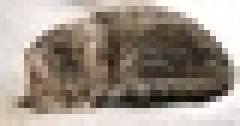
#> input picture spring_2026/project1_release/option_A/sleeping-cat.jpeg, 40 x 21 px, shrunk from 310 x 163 before the run (shown 6 times larger); the run also reads 1 picture not shown here
$ jupyter execute --allow-errors option_a_exploration.ipynb   (shell and % lines are left out)
#> lines starting #> are read from the running program, lines starting #| are printed output that depends on the picture
# Option A Exploration

This notebook contains the exploration component for Option A, due the week after the main notebook. Choose something related to the topics covered in the main notebook and build something creative or interesting.

_For this notebook some helpful staring points for the extension include:_
* **Advanced filter methods:** Build on the filters from this notebook to  emulate filters from social media or photo-editing apps!
* **Advanced image recognition techniques:** Extend the object detection problem to be more general, handle more objects, etx

For more detailed instructions, please see the [Project 1 Guidelines](https://docs.google.com/document/d/1_yLzSePaVH2OrQgzZsu-1sZ4ez1Da9_tFzZFM3LCarQ/edit?usp=sharing)

## Review of current methods (10 points)
Once you’ve selected a topic or project idea, explore the literature space. Has there been academic research on this topic? Are there tutorials online, software packages, or libraries?

Select at least 5 resources (youtube videos, papers, tutorials, opensource software, libraries, etc) and provide a short description (2-3 sentences) below:

* Source 1: https://www.mia.uni-saarland.de/weickert/Papers/book.pdf "Anisotropic Diffusion
in Image Processing" Not actually reading the entire book of course- only picking up the mathematical definitions of anisotropic diffusion and implementation details.
* Source 2: https://www.researchgate.net/publication/380999156_Visual_Alchemy_The_Science_of_Instagram_Filters "The Science of Instagram Filters" - mathematical definitions of vignetting, brightening, darkening. Very basic equations and no implementation details.
* Source 3: https://medium.com/@kdorichev/edges-detection-in-computer-vision-using-convolutions-5332efad3c91
Explains what is edge detection and why some basic edge detection matrices work. I ended up using a basic Sobel 3x3 kernel
* Source 4: https://www.sciencedirect.com/topics/computer-science/anisotropic-diffusion Similar to source 1- I used the Perona-Malik Diffusion equation outlined in thsi paper, as a specific example to try to implement.
* Source 5: https://medium.com/@akashsingh9303/image-processing-using-convolution-kernels-in-python-a-practical-guide-2da3252b033a Medium post describing a practical pipeline for image processing in python, with some example kernels (didn't end up being very useful since I already knew how to implement the code, so...)

## Code (70 points)
We expect you to write code for this project (CS131 is, after all, a CS class 🙂). You may implement algorithms from scratch or expand on algorithms from this notebook if you would like, but using other libraries or other open-source software in a creative way is also sufficient.

You not required to develop your code in this notebook! Feel free to create your own jupyter notebook for the project or write code in your environment of choice! (Jupyter notebook or google colab are good starting options)!

[cell 1]
%cd CS131_release/spring_2026/project1_release/option_A

[cell 2]
from __future__ import print_function
import numpy as np
import matplotlib.pyplot as plt
from time import time
from skimage import io
import math

plt.rcParams['figure.figsize'] = (10.0, 8.0) # set default size of plots
plt.rcParams['image.interpolation'] = 'nearest'
plt.rcParams['image.cmap'] = 'gray'

#> (a cell that did not finish here is left out)

[cell 4]
# Part (1): helper functions & basic filters

# In addition to copy-pasted zero_pad and conv_fast, this section includes helper functions to generate binomial filters,
# Brighten/darken images with local max/min, Sobel filters to detect edges, and a basic enhance contrast function using a 3x3 kernel.


# Various type issues: images can come either as integers or as floats. If it is an integer, then
# we have to clip to [0,255]. On the other hand, if a float, then it has to be clipped to [0,1].
# In other words, we should be using float in either case for computation, then clipping appropriately.
# The point being: the issue happens with clipping. Without manual clipping & conversion,
# Overflows can happen or python treats RGB int values like floats in the [0,1] range.

# After testing extensively with a ton of type conversions, type checking before return then manually clipping seems to be the only method:
#  if np.issubdtype(image.dtype, np.integer):
#     out = np.clip(out, 0, 255)
#  return out.astype(image.dtype)

def zero_pad(image, pad_height, pad_width, colored = False):
    """ Zero-pad an image.

    Ex: a 1x1 image [[1]] with pad_height = 1, pad_width = 2 becomes:

        [[0, 0, 0, 0, 0],
         [0, 0, 1, 0, 0],
         [0, 0, 0, 0, 0]]         of shape (3, 5)

    Args:
        image: numpy array of shape (H, W).
        pad_width: width of the zero padding (left and right padding).
        pad_height: height of the zero padding (bottom and top padding).

    Returns:
        out: numpy array of shape (H+2*pad_height, W+2*pad_width).
    """
    out = None

    if colored:
      H, W, C = image.shape  # colored
      out = np.zeros((H + 2*pad_height, W + 2*pad_width, C))
      for i in range(H):
        for j in range(W):
            out[i + pad_height, j + pad_width, :] = image[i, j, :]


    else:
      H, W = image.shape
      out = np.zeros((H + 2*pad_height, W + 2*pad_width))
      for i in range(H):
        for j in range(W):
            out[i + pad_height][j + pad_width] = image[i][j]


    if np.issubdtype(image.dtype, np.integer):
      out = np.clip(out, 0, 255)
    return out.astype(image.dtype)


def conv_fast(image, kernel, colored = False):
    """ An efficient implementation of convolution filter.

    This function uses element-wise multiplication and np.sum()
    to efficiently compute weighted sum of neighborhood at each
    pixel.

    Hints:
        - Use the zero_pad function you implemented above
        - There should be two nested for-loops
        - You may find np.flip() and np.sum() useful

    Args:
        image: numpy array of shape (Hi, Wi).
        kernel: numpy array of shape (Hk, Wk). Dimensions will be odd.

    Returns:
        out: numpy array of shape (Hi, Wi).
    """
    if colored:
      Hi, Wi, _ = image.shape
      out = np.zeros((Hi, Wi, 3))
    else:
      Hi, Wi = image.shape
      out = np.zeros((Hi, Wi))

    Hk, Wk = kernel.shape
    mid_height = Hk//2
    mid_width = Wk//2

    padded_image = zero_pad(image, mid_height, mid_width, colored)
    flipped_kernel = np.flip(kernel)

    if colored:
      for i in range(mid_height, Hi+mid_height):
        for j in range(mid_width, Wi+mid_width):
          for k in range(3):
            patch = padded_image[i-Hk+mid_height+1:i+mid_height+1, j-Wk+mid_width+1:j+mid_width+1, k].squeeze() ## important! slicing must be done in one step.
            out[i-mid_height, j-mid_width, k] = np.sum(patch * flipped_kernel)
    else:
      for i in range(mid_height, Hi+mid_height):
        for j in range(mid_width, Wi+mid_width):
            patch = padded_image[i-Hk+mid_height+1:i+mid_height+1, j-Wk+mid_width+1:j+mid_width+1] ## important! slicing must be done in one step.
            out[i-mid_height][j-mid_width] = np.sum(patch * flipped_kernel)

    print(image.dtype, image.min(), image.max())
    print(out.dtype, out.min(), out.max())
    if np.issubdtype(image.dtype, np.integer):
      out = np.clip(out, 0, 255)
    return out.astype(image.dtype)


## for small sizes, binomial filters should work just as fine as Gaussian kernel
def binomial_filter(size = 3):
  ## builds a binomial filter of dimensions size x size
  out = np.zeros((size,size))
  for i in range(size):
    for j in range(size):  ## double for loop not the most efficient, but for all practical inputs, this is completely fine
      out[i][j] = math.comb(size-1, i) * math.comb(size-1, j)
  return out/(2**(2*size-2)) ## normalize.
  ## 1, 2, 1;
  ## wait. (3,0) that is 1,3,3,1. This doesn't actually work, that's why! The matrix is wrong!
  ## Modify to math.comb(size-1, i) should fix everything.


def efficient_binomial(size = 3):
  ## builds a binomial filter of dimensions size x size, using more numpy functionalities
  column = np.zeros((size, 1))
  row = np.zeros((1, size))
  for i in range(size):
    column[i][0] = math.comb(size-1, i)
    row[0][i] = math.comb(size-1, i)
  return np.matmul(column, row)/(2**(2*size-2))


# [62 lines left out: functions brighten_image, darken_image, standard_sobel_filters, detect_edge, not called in this run]


def enhance_image(image, colored = False):
  ## this one only accommodates enhancing in 3x3 area.
  ## I may have forgotten about the copy-pasted conv_fast while writing this...
  out = np.zeros(image.shape)
  kernel = [[0,-1,0],[-1,5,-1],[0,-1,0]]
  padded_image = zero_pad(image, 1, 1, colored)

  if colored:
    for i in range(1, image.shape[0]+1):
      for j in range(1, image.shape[1]+1):
        for k in range(3):
          patch = padded_image[i-1:i+2, j-1:j+2, k]
          out[i-1][j-1][k] = np.sum(patch * kernel)
  else:
    for i in range(1, image.shape[0]+1):
      for j in range(1, image.shape[1]+1):
        patch = padded_image[i-1:i+2, j-1:j+2]
        out[i-1][j-1] = np.sum(patch * kernel)

  if np.issubdtype(image.dtype, np.integer):
    out = np.clip(out, 0, 255)
  return out.astype(image.dtype)

#> (a cell that did not finish here is left out)

[cell 6]
colored_cat = io.imread('sleeping-cat.jpeg', as_gray=False)
#> colored_cat is the input picture: shape (21, 40, 3); mean R, G, B 158.3, 147.1, 136.1

# Show image
plt.imshow(colored_cat)
plt.axis('off')
plt.show()

[cell 7]
binomial_cat = conv_fast(colored_cat, binomial_filter(5), colored = True)
#> after the loop in zero_pad, `for i in range(H):`:
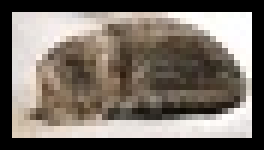
#> out: shape (25, 44, 3) float64 (shown 6 times larger); mean R, G, B 120.9, 112.3, 103.9
#> in conv_fast, `flipped_kernel = np.flip(kernel)`: flipped_kernel = [[0.00391, 0.0156, 0.0234, 0.0156, 0.00391], [0.0156, 0.0625, 0.0938, 0.0625, 0.0156], [0.0234, 0.0938, 0.141, 0.0938, 0.0234], [0.0156, 0.0625, 0.0938, 0.0625, 0.0156], [0.00391, 0.0156, 0.0234, 0.0156, 0.00391]]
#| uint8 1 255
#| float64 40.5 254.625
plt.subplot(1,2,1)
plt.imshow(binomial_cat)
plt.title('binomial cat')
plt.axis('off')

binomial_cat_2 = conv_fast(colored_cat, binomial_filter(5), colored = True)
#| uint8 1 255
#| float64 40.5 254.625
plt.subplot(1,2,2)
plt.imshow(binomial_cat_2)
plt.title('binomial cat 2')
plt.axis('off')
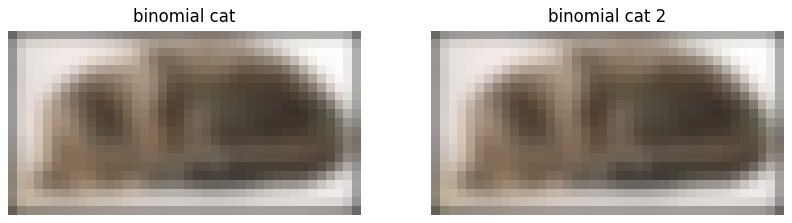
#> figure drawn by matplotlib, 2 panels

[cell 8]
enhanced_colored_cat = enhance_image(colored_cat, colored = True)
#> after the loop in enhance_image, `for i in range(1, image.shape[0]+1):`:
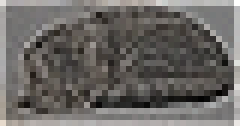
#> out: shape (21, 40, 3) float64 (shown 6 times larger); mean R, G, B 191.8, 179.7, 167.8; drawn with min black and max white
padded_cat = zero_pad(colored_cat, 20, 20, colored = True)
#> call 4 of zero_pad, with pad_height = 20, pad_width = 20, colored = True
#> after the loop in zero_pad (call 4), `for i in range(H):`:
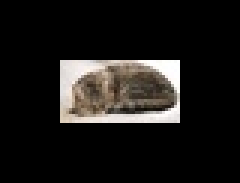
#> out: shape (61, 80, 3) float64 (shown 3 times larger); mean R, G, B 27.2, 25.3, 23.4

plt.subplot(1,3,1)
plt.imshow(colored_cat)
plt.title('original cat')
plt.axis('off')

plt.subplot(1,3,2)
plt.imshow(padded_cat)
plt.title('padded cat')
plt.axis('off')

plt.subplot(1,3,3)
plt.imshow(enhanced_colored_cat)
plt.title('enhanced cat')
plt.axis('off')

## note that the enhanced cat looks horrible

[cell 9]
## Part (2): RGB adjustments
## Here are functions that modify an image's R,G,B values separately using linear or sigmoid transformations.
## I also put a vignette function here- from a chosen center, the vignette function dims the image the further it is from the center,
## by default, the furthest points from the center will only be half as bright.

## a naive multiplication-based scale factor might just blur everything out.
## Idea 1: multiply (max - value)* scale)factor - this works fine for compression (factor < 1) but may break for expansion (factor > 1).
## It also does not work at all for negative factors.
## Idea 2: keep mean the same but re-scale. This doesn't
## a more sophisticated method? (Assume max = 1, min = 0) with value c, c & 1-c...
## c \rightarrow c', 1-c \rightarrow 1-c'; at scale factor = 1, the balance is 1/2, 1/2;
## with factor = a, how about we weight... a/1+a , 1/1+a?
## what are we weighing here?

def invert_color_tone(image):
  if np.issubdtype(image.dtype, np.integer):
    out = 255 - image
  else:
    out = 1 - image
  return out.astype(image.dtype)

# [14 lines left out: functions red_filter, green_filter, blue_filter, not called in this run]

def linear_rescale(image, scale_factor, shift_factor):
  red = image[:, :, 0]
  green = image[:, :, 1]
  blue = image[:, :, 2]

  rscale, gscale, bscale = scale_factor
  rshift, gshift, bshift = shift_factor
  out = np.zeros(image.shape)
  out[:, :, 0] = rscale * red + rshift
  out[:, :, 1] = gscale * green + gshift
  out[:, :, 2] = bscale * blue + bshift

  if np.issubdtype(image.dtype, np.integer):
    out = np.clip(out, 0, 255)
  return out.astype(image.dtype)

# [16 lines left out: function renormalize, not called in this run]

def sigmoid_rescale(image, scale_factor = (0,0,0)):
  ## we begin with the sigmoid \sigma(a(c-0.5)), where a is the scale factor, c pixel value; then we try lagrange interpolate.
  ## we wish that when a=0, nothing is done, i.e. the pixel is still c. And when a is very large, it should approach maximal. when a very small (-\infty), minimal.
  ## Computed by hand, the correct polynomial, with x:=\sigma(a(c-0.5)), should be 2x^2-x-4cx(x-1). The problem with this function, though, is that it can go beyond 1
  ## (our placeholder maximum value).
  ## Thus we are forced to use a different method- after experimenting, we do f_a(c)=\sigma(-logit(c)+a), c pixel, a scale.
  ## this is increasing with a; and it ensures that for all values of c, f_0(c)=c, f_(-\infty)(c)=0, f_(\infty)(c)=1

  Hi, Wi, _ = image.shape
  out = np.zeros(image.shape)
  if np.issubdtype(image.dtype, np.integer):
    red = image[:, :, 0].astype(float)/255
    green = image[:, :, 1].astype(float)/255
    blue = image[:, :, 2].astype(float)/255
  else:
    red = image[:, :, 0].squeeze()
    green = image[:, :, 1].squeeze()
    blue = image[:, :, 2].squeeze()

  red = np.clip(red, 1e-8, 1-1e-8)
  green = np.clip(green, 1e-8, 1-1e-8)
  blue = np.clip(blue, 1e-8, 1-1e-8) ## down the line, we will be computing some logarithms that we would like to keep from internally blowing up.

  rscale, gscale, bscale = scale_factor
  for i in range(Hi):
    for j in range(Wi):
      r = 1/(1+np.exp(np.log((1-red[i][j])/red[i][j])-rscale))
      g = 1/(1+np.exp(np.log((1-green[i][j])/green[i][j])-gscale))
      b = 1/(1+np.exp(np.log((1-blue[i][j])/blue[i][j])-bscale))
      out[i, j, :] = [r,g,b]

  if np.issubdtype(image.dtype, np.integer):
    out = np.clip(out*255, 0, 255)
  return out.astype(image.dtype)

def vignette(image, center = None, scale_factor = None):
  ##  Vignette (v) = a (Distance from Center)^(b). Set a=1/5.
  ##  pixel value *= (1 - v)
  ##  a is the scale factor. If it is not passed in, default to ensuring that the furthest point is half as bright.
  ##  This translates to 1-0.2d_max^b = 0.5, b = log_{d_max} (2.5) = (np.log(2.5)/np.log(d_max))
  Hi, Wi, _ = image.shape
  if center == None:
    center = (Hi//2, Wi//2)
  x, y = center

  if scale_factor == None:
    dmax = np.sqrt(max(x**2, (Hi-x)**2) + max(y**2, (Wi-y)**2))
    scale_factor = (np.log(2.5)/np.log(dmax))

  out = np.zeros(image.shape)
  for i in range(image.shape[0]):
    for j in range(image.shape[1]):
      distance = np.sqrt((i-x)**2 + (j-y)**2)
      vignette = 1 - 0.2*np.power(distance, scale_factor)
      out[i][j] = image[i][j] * vignette

  if np.issubdtype(image.dtype, np.integer):
    out = np.clip(out, 0, 255)
  return out.astype(image.dtype)

[cell 10]
green_cat = linear_rescale(colored_cat, (0,1,0), (0,0,0))
#> in linear_rescale, `red = image[:, :, 0]`:
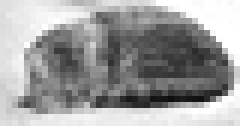
#> red: shape (21, 40) (shown 6 times larger); min 13, max 255, mean 158.3
#> in linear_rescale, `green = image[:, :, 1]`:
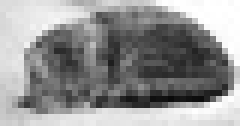
#> green: shape (21, 40) (shown 6 times larger); min 10, max 255, mean 147.1
#> in linear_rescale, `blue = image[:, :, 2]`:
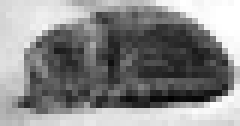
#> blue: shape (21, 40) (shown 6 times larger); min 1, max 255, mean 136.1
vignette_cat = vignette(colored_cat)
#> after the loop in vignette, `for i in range(image.shape[0]):`:
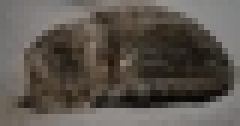
#> out: shape (21, 40, 3) float64 (shown 6 times larger); mean R, G, B 92, 85.2, 78.4
sigmoid_cat = sigmoid_rescale(colored_cat, (1.25, 1.25, 1.25)) ## clipping does indeed solve internal division by zero. Good!
#> after the loop in sigmoid_rescale, `for i in range(Hi):`:
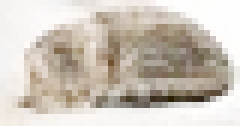
#> out: shape (21, 40, 3) float64 (shown 6 times larger); mean of channels 0, 1, 2 0.806, 0.773, 0.732; drawn as R, G, B


plt.subplot(1,3,1)
plt.imshow(green_cat)
plt.title('green cat')
plt.axis('off')

plt.subplot(1,3,2)
plt.imshow(vignette_cat)
plt.title('vignette cat')
plt.axis('off')

plt.subplot(1,3,3)
plt.imshow(sigmoid_cat)
plt.title('sigmoid cat')
plt.axis('off')

[cell 11]
## more examples of filter effects
red_sigmoid_cat = sigmoid_rescale(colored_cat, (1.75, 1, 1))
#> call 2 of sigmoid_rescale, with scale_factor = (1.75, 1, 1)
#> after the loop in sigmoid_rescale (call 2), `for i in range(Hi):`:
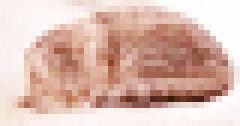
#> out: shape (21, 40, 3) float64 (shown 6 times larger); mean of channels 0, 1, 2 0.863, 0.737, 0.694; drawn as R, G, B
#> (the rest of the program and of its run is left out)
